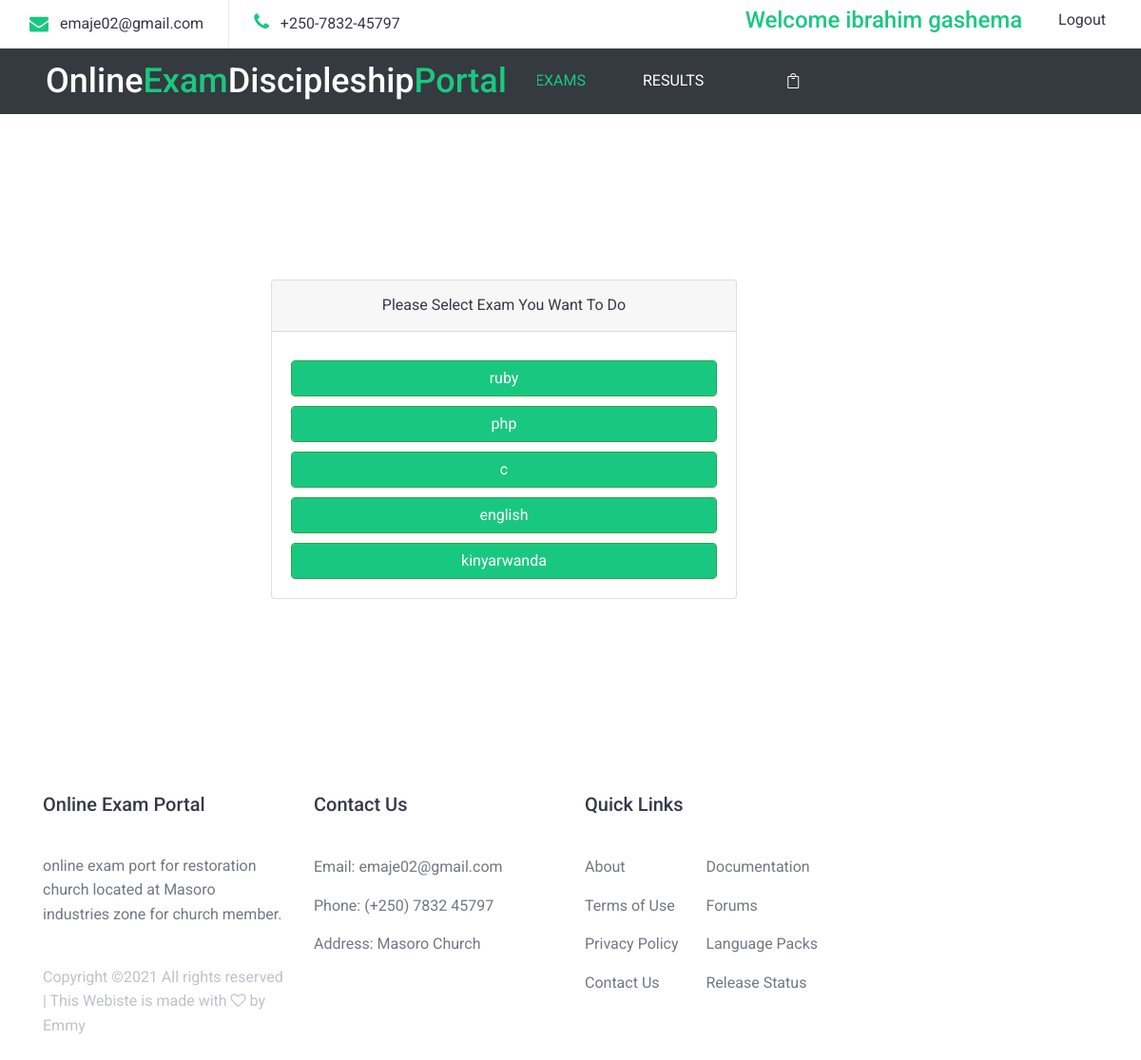
Screenshot of /select_exam.php (signed in) with the database file from the repository.
### tables this page shows
CREATE TABLE `exam_category` (
  `id` int(10) NOT NULL,
  `category` varchar(100) NOT NULL,
  `exam_time_in_minutes` varchar(100) NOT NULL
);

### select_exam.php (the view, shortened to what this page needs)
<?php
    require('connection.php');
?>
<!DOCTYPE html>
<html lang="en">
<head>
    <link rel="stylesheet" href="css/bootstrap.min.css">
    <link rel="stylesheet" href="css/font-awesome.min.css">
    <link rel="stylesheet" href="css/elegant-fonts.css">
    <link rel="stylesheet" href="css/themify-icons.css">
    <link rel="stylesheet" href="css/swiper.min.css">
    <link rel="stylesheet" href="style.css">
</head>
<body class="about-page">
    <div class="page-header">
        <header class="site-header">
            <header class="site-header">
                <div class="top-header-bar">
                    <div class="container-fluid">
                        <div class="row">
                            <div class="col-12 col-lg-6 d-none d-md-flex flex-wrap justify-content-center justify-content-lg-start mb-3 mb-lg-0">
                                <div class="header-bar-email d-flex align-items-center">
                                    <i class="fa fa-envelope"></i><a href="#">emaje02@gmail.com</a>
                                </div>
                                <div class="header-bar-text lg-flex align-items-center">
                                    <p><i class="fa fa-phone"></i>+250-7832-45797 </p>
                                </div>
                            </div>
                            <div class="col-12 col-lg-6 d-flex flex-wrap justify-content-center justify-content-lg-end align-items-center">
                                <div class="header-bar-search">
                                    <h4 style="color:#19c880;">Welcome <?php echo($_SESSION['username']) ?></h4>
                                </div>
                                <div class="header-bar-menu">
                                    <ul class="flex justify-content-center align-items-center py-2 pt-md-0">
                                        <li><a href="logout.php">Logout</a></li>
                                    </ul>
                                </div>
                            </div>
                        </div>
                    </div>
                </div>
                <nav class="navbar navbar-expand-lg navbar-light bg-dark">
                <a class="navbar-brand" href="#"><h3 class="site-title"><a href="index.php" rel="home">Online<span>Exam</span>Discipleship<span>Portal</span></a></h3></a>
                <nav class="site-navigation flex justify-content-end align-items-center">
                                    <ul class="flex flex-column flex-lg-row justify-content-lg-end align-content-center">
                                        <li class="current-menu-item"><a href="select_exam.php">exams</a></li>
                                        <li><a href="old_exam_results.php">Results</a></li>
                                    </ul>
                                    <div class="header-bar-cart">
                                        <a href="#" class="flex justify-content-center align-items-center"><span aria-hidden="true" class="icon_bag_alt"></span></a>
                                    </div>
                                </nav>
                </nav>
            </header>
        </header>
    </div><br><br><br><br><br>
        <div class="container">
        <div class="row">
        <div class="col-md-8">
        <div class="card" style="margin-top:150px;margin-left:15rem;">
        <div class="card-header text-center">Please Select Exam You Want To Do</div>
        <div class="card-body">
            <?php
                $res=mysqli_query($con, "select * from exam_category");
                while($row=mysqli_fetch_array($res))
                {
                    ?>
                        <input type="button" class="btn btn-success form-control" value="<?php echo $row["category"]; ?>" style="margin-top: 10px; background-color:#19c880;color:white;" onclick="set_exam_type_session(this.value);">
                    <?php
                }
            ?>
        </div>
        </div>
        </div>
        </div>
        </div><br><br><br><br><br>
<footer class="site-footer">
        <div class="footer-widgets">
            <div class="container">
                <div class="row">
                    <div class="col-12 col-md-6 col-lg-3">
                        <div class="foot-about">
                            <h2>Online Exam Portal</h2>
                            <p>online exam port for restoration church located at Masoro industries zone for church member. </p>
                            <p class="footer-copyright">
                            Copyright &copy;<script>document.write(new Date().getFullYear());</script> All rights reserved | This Webiste is made with <i class="fa fa-heart-o" aria-hidden="true"></i> by Emmy</a>
                            </p>
                        </div>
                    </div>
                    <div class="col-12 col-md-6 col-lg-3 mt-5 mt-md-0">
                        <div class="foot-contact">
                            <h2>Contact Us</h2>
                            <ul>
                                <li>Email: emaje02@gmail.com</li>
                                <li>Phone: (+250) 7832 45797</li>
                                <li>Address: Masoro Church</li>
                            </ul>
                        </div>
                    </div>
                    <div class="col-12 col-md-6 col-lg-3 mt-5 mt-lg-0">
                        <div class="quick-links flex flex-wrap">
                            <h2 class="w-100">Quick Links</h2>
                            <ul class="w-50">
                                <li><a href="#">About </a></li>
                                <li><a href="#">Terms of Use </a></li>
                                <li><a href="#">Privacy Policy </a></li>
                                <li><a href="#">Contact Us</a></li>
                            </ul>
                            <ul class="w-50">
                                <li><a href="#">Documentation</a></li>
                                <li><a href="#">Forums</a></li>
                                <li><a href="#">Language Packs</a></li>
                                <li><a href="#">Release Status</a></li>
                            </ul>
                        </div>
                    </div>
                </div>
            </div>
        </div>
    </footer>
</body>
</html>

### style.css (style rules this page uses)
body { color: #383749; font-size: 16px; line-height: 1.8; font-family: 'Roboto', sans-serif; }
a { color: #383749; }
.flex { display: flex !important; }
.site-header { position: absolute; top: 0; left: 0; z-index: 9999; width: 100%; }
@media screen and (min-width: 768px) { .site-header { background: rgba(255,255,255,.1); } }
.top-header-bar { background: #fff; }
.header-bar-text, .header-bar-email { padding: 11px 26px; }
.header-bar-text .fa, .header-bar-email .fa { margin-right: 12px; font-size: 20px; color: #19c880; }
.header-bar-text p { margin: 0; }
.header-bar-email { padding-left: 16px; border-right: 1px solid #ebebeb; }
.header-bar-email a { color: #383749; text-decoration: none; }
.header-bar-menu ul { padding: 0 16px 0 32px; margin: 0; list-style: none; }
.header-bar-menu li a { position: relative; display: block; padding: 0 6px; color: #383749; }
.header-bar-menu li a::after { content: '/'; position: absolute; top: 50%; right: -3px; width: 6px; margin-top: -12px; }
.header-bar-menu li:nth-last-of-type(1) a::after { display: none; }
.site-title { padding: 6px 0; margin: 0; font-size: 36px; font-weight: 500; line-height: 1; text-align: left !important; }
.site-title a { color: #fff; text-decoration: none; }
.site-title a span { color: #19c880; }
.site-navigation ul { margin: 0; list-style: none; position: fixed; top: 0; left: -320px; z-index: 9999; width: 320px; max-width: calc(100% - 120px); height: 100%; overflow-x: scroll; padding: 30px 15px; background: rgba(0,0,0,.9); transition: all 0.35s; }
.site-navigation ul li a { display: block; padding: 12px 30px; color: #fff; text-decoration: none; text-transform: uppercase; }
@media screen and (min-width: 992px) { .site-navigation ul { position: relative; top: auto; left: auto; width: 100%; height: auto; padding: 0; overflow: auto; background: transparent; } }
.site-navigation ul li a:hover, .site-navigation ul li.current-menu-item a { color: #19c880; }
.header-bar-cart { margin-left: 40px; }
.header-bar-cart a { width: 48px; height: 100%; }
.header-bar-cart a { color: #fff; text-decoration: none; }
.page-header { background-size: cover !important; }
.about-page .page-header { background: url(images/background.jpg) no-repeat center; }
.footer-widgets { padding: 60px 0; color: #757686; }
.foot-about p { margin-top: 40px; font-size: 16px; line-height: 1.6; color: #757686; }
p.footer-copyright { color: #c0c1cd; }
.footer-widgets h2 { margin-bottom: 40px; font-size: 20px; color: #383749; }
.footer-widgets ul { padding: 0; margin: 0; list-style: none; }
.footer-widgets ul li { margin-bottom: 12px; }
.footer-widgets ul li a { color: #757686; text-decoration: none; }

### rows the page displays
exam_category: category "ruby"
exam_category: category "php"
exam_category: category "c"
exam_category: category "english"
exam_category: category "kinyarwanda"

### other values shown
$_SESSION['username'] "ibrahim gashema"
